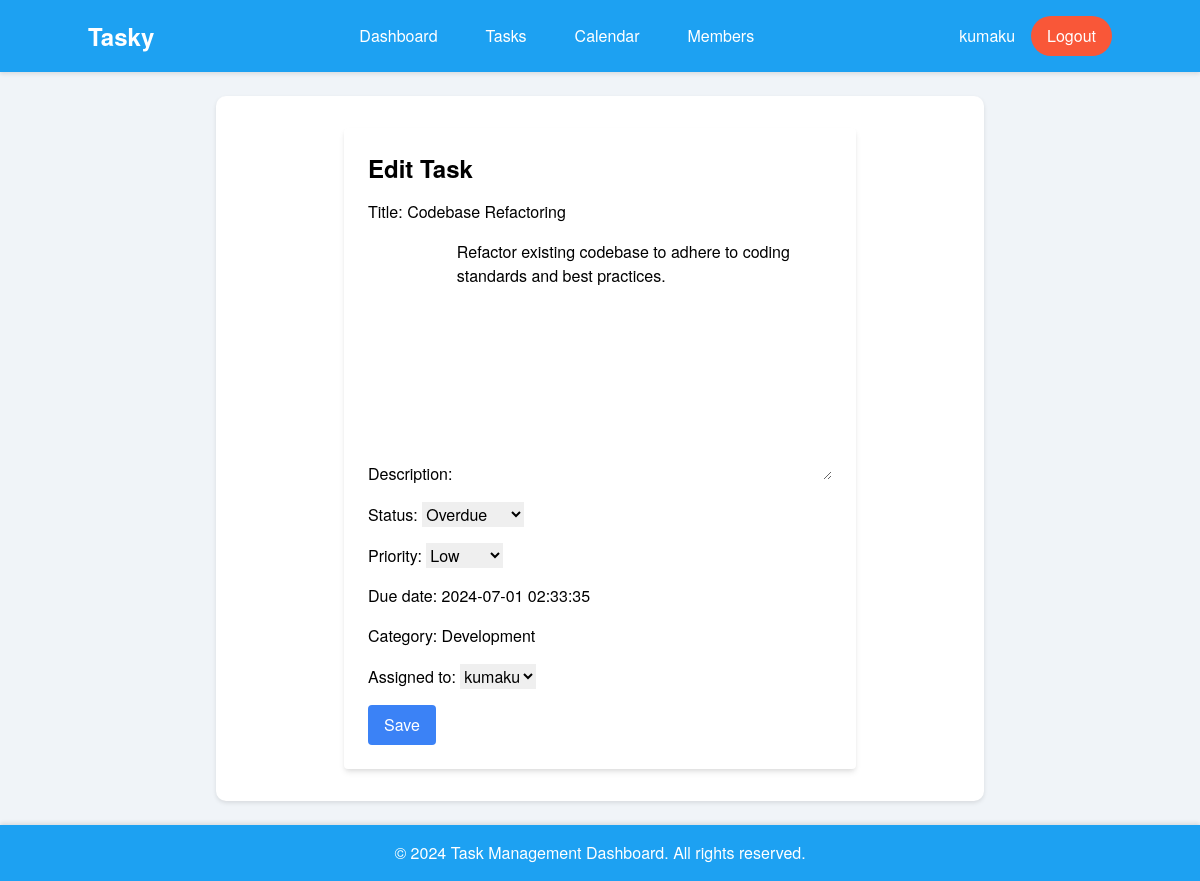
/task/4/edit/ (signed in), run on the app's committed database.
### tasks/models.py (models this page shows, shortened)
class Task(models.Model):
    STATUS_CHOICES = [
        ('In Progress', 'In Progress'),
        ('Completed', 'Completed'),
        ('Overdue', 'Overdue'),
    ]
    PRIORITY_CHOICES = [
        ('Low', 'Low'),
        ('Medium', 'Medium'),
        ('High', 'High'),
    ]
    title = models.CharField(max_length=200)
    description = models.TextField()
    status = models.CharField(max_length=20, choices=STATUS_CHOICES, default='In Progress')
    priority = models.CharField(max_length=20, choices=PRIORITY_CHOICES, default='Medium')
    due_date = models.DateTimeField()
    category = models.CharField(max_length=100)
    assigned_to = models.ForeignKey(User, on_delete=models.CASCADE)

### tasks/views.py (the view)
# urls.py: path('task/<int:pk>/edit/', TaskUpdateView.as_view(), name='task_update'),
class TaskUpdateView(UpdateView):
    model = Task
    form_class = TaskForm
    template_name = 'tasks/task_form.html'
    success_url = reverse_lazy('task_list')

### tasks/forms.py
class TaskForm(forms.ModelForm):
    class Meta:
        model = Task
        fields = ['title', 'description', 'status', 'priority', 'due_date', 'category', 'assigned_to']

### tasks/templates/tasks/task_form.html (shortened to what this page needs)
{% extends "base.html" %}
{% block content %}
<div class="max-w-lg mx-auto p-6 bg-white rounded shadow-md">
    <h2 class="text-2xl font-bold mb-4">{{ form.instance.pk|yesno:"Edit Task,New Task" }}</h2>
    <form method="post" class="space-y-4">
        {{ form.as_p }}
        <button type="submit" class="bg-blue-500 text-white py-2 px-4 rounded hover:bg-blue-600 transition duration-300">Save</button>
    </form>
</div>
{% endblock %}

### tasks/templates/base.html (shortened to what this page needs)
<!DOCTYPE html>
<html lang="en">
<head>
    <link href="https://cdn.jsdelivr.net/npm/tailwindcss@2.2.19/dist/tailwind.min.css" rel="stylesheet">
    <link rel="stylesheet" href="https://cdnjs.cloudflare.com/ajax/libs/font-awesome/6.0.0-beta3/css/all.min.css">
</head>
<body>
    <header>
        <nav class="navbar p-4 text-white">
            <div class="container mx-auto flex justify-between items-center">
                <h1 class="font-bold">Tasky</h1>
                <div class="nav-links hidden md:flex">
                    <a href="{% url 'dashboard' %}">Dashboard</a>
                    <a href="{% url 'task_list' %}">Tasks</a>
                    <a href="{% url 'calendar' %}">Calendar</a>
                    <a href="{% url 'members' %}">Members</a>
                </div>
                <div class="user-info">
                    {% if user.is_authenticated %}
                        <span>{{ user.username }}</span>
                        <a href="{% url 'logout' %}" class="auth-button">Logout</a>
                    {% else %}
                        <a href="{% url 'login' %}" class="auth-button">Login</a>
                    {% endif %}
                </div>
            </div>
        </nav>
    </header>
    <main class="container mx-auto mt-6 flex flex-wrap">
        <div class="w-full md:w-3/4 mx-auto main-content">
            {% block content %}{% endblock %}
        </div>
    </main>
    <footer class="footer p-4 text-center mt-6">
        <div class="container mx-auto">
            <p>&copy; 2024 Task Management Dashboard. All rights reserved.</p>
        </div>
    </footer>
</body>
</html>

### tasks/templates/base.html (style rules this page uses)
body { font-family: 'Helvetica Neue', Helvetica, Arial, sans-serif; background-color: #f0f4f8; }
.navbar { background-color: #1DA1F2; box-shadow: 0 2px 4px rgba(0, 0, 0, 0.1); }
.navbar h1 { font-size: 1.5rem; color: #ffffff; }
.navbar .nav-links { display: flex; align-items: center; gap: 1rem; }
.navbar .nav-links a { color: #ffffff; text-decoration: none; padding: 0.5rem 1rem; border-radius: 50px; transition: background-color 0.3s ease; }
.navbar .user-info { display: flex; align-items: center; }
.navbar .user-info span { margin-right: 1rem; color: #ffffff; }
.navbar .auth-button { padding: 0.5rem 1rem; border-radius: 50px; transition: background-color 0.3s ease; background-color: #f95738; color: #ffffff; }
.footer { background-color: #1DA1F2; color: #ffffff; box-shadow: 0 -2px 4px rgba(0, 0, 0, 0.1); }
.main-content { background: white; border-radius: 10px; padding: 2rem; box-shadow: 0 2px 4px rgba(0, 0, 0, 0.1); }

### data on the page
Task: instance.pk "Edit Task", title "Codebase Refactoring", description "Refactor existing codebase to adhere to coding standards and best practices.", status "Overdue", priority "Low", due_date "2024-07-01 02:33:35", category "Development", assigned_to "kumaku"

### other printed values
{{ user.username }} "kumaku"
